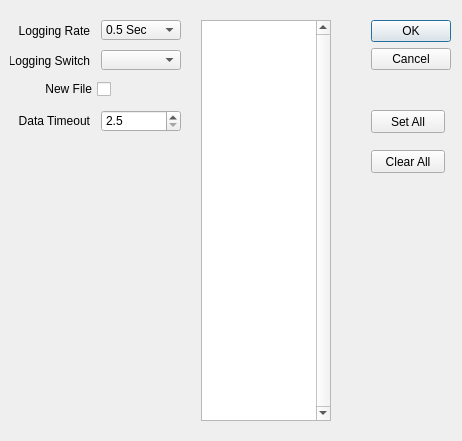
<?xml version="1.0" encoding="UTF-8"?>
<ui version="4.0">
 <class>loggingDialog</class>
 <widget class="QDialog" name="loggingDialog">
  <property name="geometry">
   <rect>
    <x>0</x>
    <y>0</y>
    <width>462</width>
    <height>441</height>
   </rect>
  </property>
  <property name="windowTitle">
   <string>Dialog</string>
  </property>
  <widget class="QDialogButtonBox" name="buttonBox">
   <property name="geometry">
    <rect>
     <x>371</x>
     <y>20</y>
     <width>80</width>
     <height>61</height>
    </rect>
   </property>
   <property name="sizePolicy">
    <sizepolicy hsizetype="Preferred" vsizetype="Expanding">
     <horstretch>0</horstretch>
     <verstretch>0</verstretch>
    </sizepolicy>
   </property>
   <property name="orientation">
    <enum>Qt::Vertical</enum>
   </property>
   <property name="standardButtons">
    <set>QDialogButtonBox::Cancel|QDialogButtonBox::Ok</set>
   </property>
  </widget>
  <widget class="QListWidget" name="listWidget">
   <property name="geometry">
    <rect>
     <x>201</x>
     <y>20</y>
     <width>130</width>
     <height>401</height>
    </rect>
   </property>
   <property name="verticalScrollBarPolicy">
    <enum>Qt::ScrollBarAlwaysOn</enum>
   </property>
   <property name="horizontalScrollBarPolicy">
    <enum>Qt::ScrollBarAlwaysOff</enum>
   </property>
  </widget>
  <widget class="QPushButton" name="setButton">
   <property name="geometry">
    <rect>
     <x>371</x>
     <y>110</y>
     <width>74</width>
     <height>23</height>
    </rect>
   </property>
   <property name="sizePolicy">
    <sizepolicy hsizetype="Minimum" vsizetype="Preferred">
     <horstretch>0</horstretch>
     <verstretch>0</verstretch>
    </sizepolicy>
   </property>
   <property name="text">
    <string>Set All</string>
   </property>
  </widget>
  <widget class="QPushButton" name="clearButton">
   <property name="geometry">
    <rect>
     <x>371</x>
     <y>150</y>
     <width>74</width>
     <height>23</height>
    </rect>
   </property>
   <property name="sizePolicy">
    <sizepolicy hsizetype="Minimum" vsizetype="Preferred">
     <horstretch>0</horstretch>
     <verstretch>0</verstretch>
    </sizepolicy>
   </property>
   <property name="text">
    <string>Clear All</string>
   </property>
  </widget>
  <widget class="QComboBox" name="LogRateCB">
   <property name="geometry">
    <rect>
     <x>101</x>
     <y>20</y>
     <width>80</width>
     <height>20</height>
    </rect>
   </property>
   <property name="sizePolicy">
    <sizepolicy hsizetype="Preferred" vsizetype="Preferred">
     <horstretch>0</horstretch>
     <verstretch>0</verstretch>
    </sizepolicy>
   </property>
   <item>
    <property name="text">
     <string>0.5 Sec</string>
    </property>
   </item>
   <item>
    <property name="text">
     <string>1.0 Sec</string>
    </property>
   </item>
   <item>
    <property name="text">
     <string>2.0 Sec</string>
    </property>
   </item>
  </widget>
  <widget class="QLabel" name="label_1622">
   <property name="geometry">
    <rect>
     <x>10</x>
     <y>20</y>
     <width>80</width>
     <height>21</height>
    </rect>
   </property>
   <property name="maximumSize">
    <size>
     <width>100</width>
     <height>16777215</height>
    </size>
   </property>
   <property name="toolTip">
    <string>&lt;html&gt;&lt;head/&gt;&lt;body&gt;&lt;p&gt;Select how frequently the radio will update the log file.&lt;/p&gt;&lt;/body&gt;&lt;/html&gt;</string>
   </property>
   <property name="text">
    <string>Logging Rate</string>
   </property>
   <property name="alignment">
    <set>Qt::AlignRight|Qt::AlignTrailing|Qt::AlignVCenter</set>
   </property>
  </widget>
  <widget class="QComboBox" name="LogSwitchCB">
   <property name="geometry">
    <rect>
     <x>101</x>
     <y>50</y>
     <width>80</width>
     <height>20</height>
    </rect>
   </property>
   <property name="sizePolicy">
    <sizepolicy hsizetype="Preferred" vsizetype="Preferred">
     <horstretch>0</horstretch>
     <verstretch>0</verstretch>
    </sizepolicy>
   </property>
  </widget>
  <widget class="QLabel" name="label_1612">
   <property name="geometry">
    <rect>
     <x>10</x>
     <y>50</y>
     <width>80</width>
     <height>21</height>
    </rect>
   </property>
   <property name="maximumSize">
    <size>
     <width>100</width>
     <height>16777215</height>
    </size>
   </property>
   <property name="toolTip">
    <string>&lt;html&gt;&lt;head/&gt;&lt;body&gt;&lt;p&gt;Select a switch to enable Logging to the SD Card.&lt;/p&gt;&lt;/body&gt;&lt;/html&gt;</string>
   </property>
   <property name="text">
    <string>Logging Switch</string>
   </property>
   <property name="alignment">
    <set>Qt::AlignRight|Qt::AlignTrailing|Qt::AlignVCenter</set>
   </property>
  </widget>
  <widget class="QCheckBox" name="newFileCB">
   <property name="geometry">
    <rect>
     <x>31</x>
     <y>80</y>
     <width>80</width>
     <height>18</height>
    </rect>
   </property>
   <property name="sizePolicy">
    <sizepolicy hsizetype="Minimum" vsizetype="Minimum">
     <horstretch>0</horstretch>
     <verstretch>0</verstretch>
    </sizepolicy>
   </property>
   <property name="layoutDirection">
    <enum>Qt::RightToLeft</enum>
   </property>
   <property name="text">
    <string>New File</string>
   </property>
  </widget>
  <widget class="QDoubleSpinBox" name="timeoutDSB">
   <property name="geometry">
    <rect>
     <x>101</x>
     <y>110</y>
     <width>80</width>
     <height>22</height>
    </rect>
   </property>
   <property name="sizePolicy">
    <sizepolicy hsizetype="Minimum" vsizetype="Preferred">
     <horstretch>0</horstretch>
     <verstretch>0</verstretch>
    </sizepolicy>
   </property>
   <property name="layoutDirection">
    <enum>Qt::LeftToRight</enum>
   </property>
   <property name="decimals">
    <number>1</number>
   </property>
   <property name="minimum">
    <double>2.500000000000000</double>
   </property>
   <property name="maximum">
    <double>10.000000000000000</double>
   </property>
   <property name="singleStep">
    <double>0.100000000000000</double>
   </property>
  </widget>
  <widget class="QLabel" name="label_1613">
   <property name="geometry">
    <rect>
     <x>10</x>
     <y>110</y>
     <width>80</width>
     <height>21</height>
    </rect>
   </property>
   <property name="maximumSize">
    <size>
     <width>100</width>
     <height>16777215</height>
    </size>
   </property>
   <property name="toolTip">
    <string>&lt;html&gt;&lt;head/&gt;&lt;body&gt;&lt;p&gt;Select a switch to enable Logging to the SD Card.&lt;/p&gt;&lt;/body&gt;&lt;/html&gt;</string>
   </property>
   <property name="text">
    <string>Data Timeout</string>
   </property>
   <property name="alignment">
    <set>Qt::AlignRight|Qt::AlignTrailing|Qt::AlignVCenter</set>
   </property>
  </widget>
 </widget>
 <resources/>
 <connections>
  <connection>
   <sender>buttonBox</sender>
   <signal>accepted()</signal>
   <receiver>loggingDialog</receiver>
   <slot>accept()</slot>
   <hints>
    <hint type="sourcelabel">
     <x>248</x>
     <y>254</y>
    </hint>
    <hint type="destinationlabel">
     <x>157</x>
     <y>274</y>
    </hint>
   </hints>
  </connection>
  <connection>
   <sender>buttonBox</sender>
   <signal>rejected()</signal>
   <receiver>loggingDialog</receiver>
   <slot>reject()</slot>
   <hints>
    <hint type="sourcelabel">
     <x>316</x>
     <y>260</y>
    </hint>
    <hint type="destinationlabel">
     <x>286</x>
     <y>274</y>
    </hint>
   </hints>
  </connection>
 </connections>
</ui>
